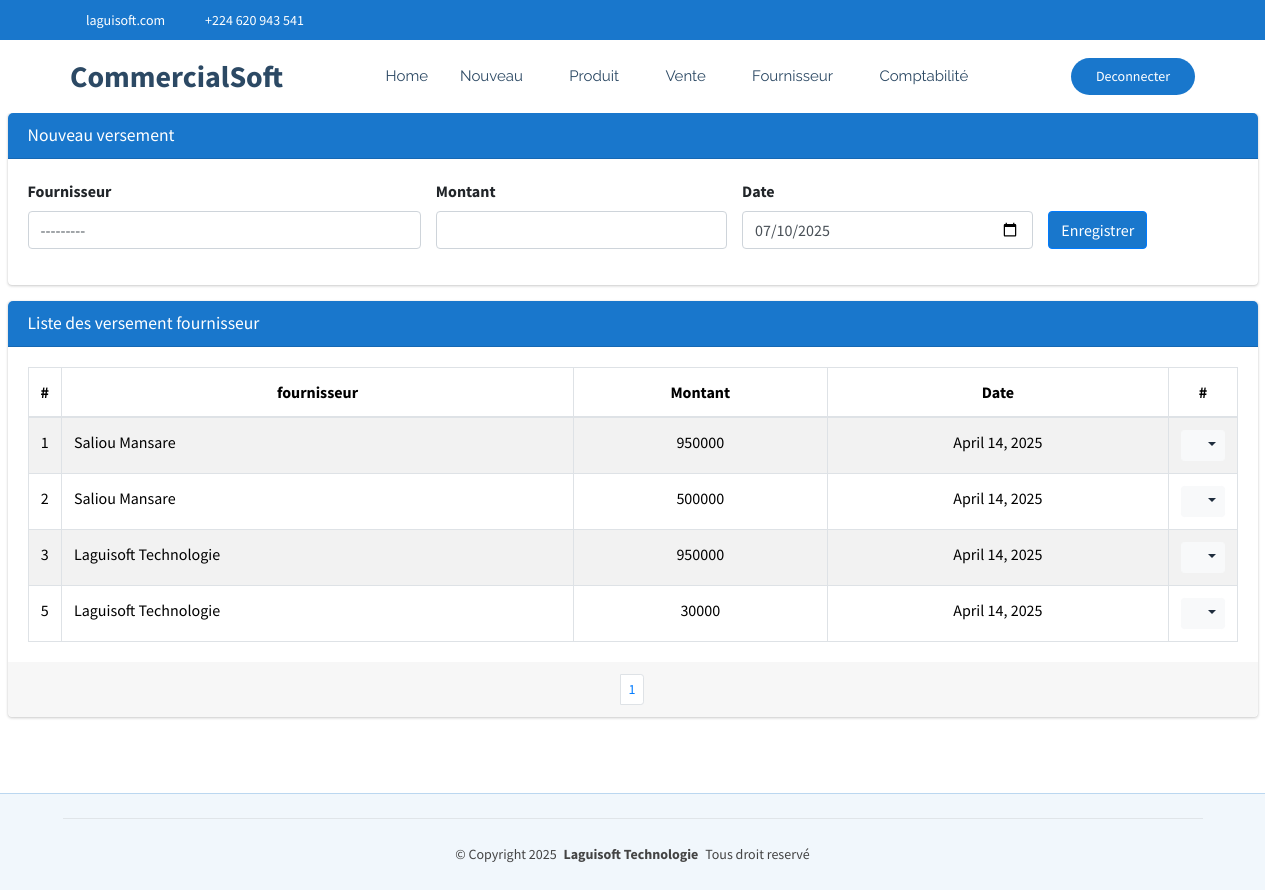
Before: /commerce/commerce/versementFournisseur (signed in) with the older database file.
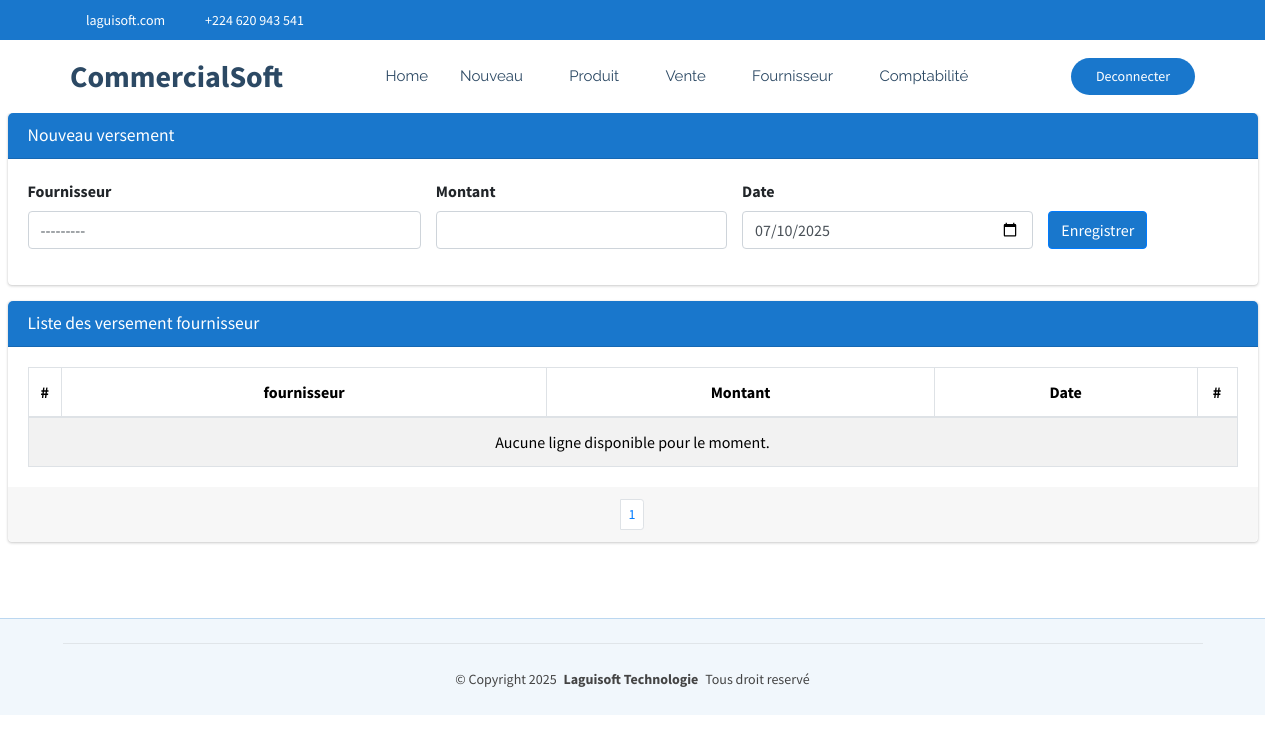
After: the same page with the newer database file.
### CommercialSoft/models.py (models this page shows)
class VersementFournisseur(models.Model):
    fournisseur=models.ForeignKey(Fournisseur, on_delete=models.CASCADE, related_name='versementFournisseur')
    montant=models.BigIntegerField()
    date=models.DateField(default=timezone.now)

class Fournisseur(models.Model):
    nom=models.CharField(max_length=30, unique=True)
    adresse=models.CharField(max_length=30)
    telephone=models.CharField(max_length=20)
    def __str__(self):
        return self.nom

### CommercialSoft/views.py (the view)
# urls.py: path('commerce/versementFournisseur', views.versementFournisseur_list_create,name="commerce_versementFournisseur"),
@login_required
def versementFournisseur_list_create(request):
    if request.method == "POST":
        form = VersementFournisseurForm(request.POST)
        if form.is_valid():
            form.save()  # Sauvegarder après modification
            messages.success(request, "Versement créée avec succès !")
            return redirect('commerce_versementFournisseur')
        else:
            messages.error(request, "Erreur lors de la création du versement.")
    else:
        form = VersementFournisseurForm()
    versementFournisseur = VersementFournisseur.objects.all().order_by('-date')
    paginator = Paginator(versementFournisseur, 15)
    page = request.GET.get('page')
    paginated_depense = paginator.get_page(page)
    return render(request, 'CommercialSoft/versementFournisseur.html', {'form': form,'listes': paginated_depense})

### CommercialSoft/forms.py
class VersementFournisseurForm(forms.ModelForm):
    class Meta:
        model = VersementFournisseur
        fields = ['fournisseur', 'montant', 'date']
        widgets = {
            'fournisseur': forms.Select(attrs={'class': 'form-control select2bs4', "id":"idFournisseur"}),
            'montant': forms.NumberInput(attrs={'class': 'form-control'}),
            'date': forms.DateInput(attrs={'class': 'form-control', 'type': 'date'}),
        }

### CommercialSoft/templates/CommercialSoft/versementFournisseur.html (shortened to what the changed rows need)
{% extends "CommercialSoft/starter-page.html" %}
{% load static %}
{% block css %}
    <link rel="stylesheet" href="{% static 'autre/plugins/fontawesome-free/css/all.min.css' %}">
    <link rel="stylesheet" href="https://code.ionicframework.com/ionicons/2.0.1/css/ionicons.min.css">
  <link rel="stylesheet" href="{% static 'autre/plugins/sweetalert2-theme-bootstrap-4/bootstrap-4.min.css' %}">
    <link rel="stylesheet" href="{% static 'autre/dist/css/adminlte.min.css' %}">
    <link rel="stylesheet" href="{% static 'autre/plugins/toastr/toastr.min.css' %}">
{% endblock %}
{% block corp %}
<section class="content pt-0">
  <div class="container-fluid">
    <div class="row">
      <div class="col-md-12">
        <div class="card card-primary">
            <div class="card-body">
              <table class="table table-bordered table-hover table-striped">
                <thead>
                  <tr>
                    <th style="width: 10px" class="text-center">#</th>
                    <th class="text-center">fournisseur</th>
                    <th class="text-center">Montant</th>
                    <th class="text-center">Date</th>
                    <th style="width: 40px" class="text-center">#</th>
                  </tr>
                </thead>
                <tbody>
                  {% if listes %}
                    {% for liste in listes %}
                      <tr>
                        <td class="text-center">{{liste.id}}</td>
                        <td>{{liste.fournisseur}}</td>
                        <td class="text-center">{{liste.montant}}</td>
                        <td class="text-center">{{liste.date}}</td>
                        <td class="text-center">
                          <div class="btn-group">
                            <button type="button" class="btn btn-sm btn-light dropdown-toggle" data-toggle="dropdown" aria-expanded="false">
                              <i class="fas fa-cogs"></i>
                            </button>
                          </div>
                        </td>
                      </tr>
                    {% endfor %}
                  {% else %}
                    <tr>
                      <td colspan="14" class="text-center">Aucune ligne disponible pour le moment.</td>
                    </tr>
                  {% endif %}
                </tbody>
              </table>
            </div>
            <div class="card-footer clearfix">
              <ul class="pagination pagination-sm m-0 justify-content-center">
                <li class="page-item">
                  {% for num in listes.paginator.page_range %}
                    {% if listes.number == num %}
                      <li class="page-item"><a class="page-link" href="">{{ num }}</a></li>
                    {% else %}
                      <li class="page-item"><a class="page-link" href="?page={{ num }}">{{ num }}</a></li>
                    {% endif %}
                  {% endfor %}
              </ul>
            </div>
          </div>
      </div>
    </div>
  </div>
</section>
  {% endblock %}

Changed rows visible on the page:
removed VersementFournisseur: id "1", fournisseur "Saliou Mansare", montant "950000", date "April 14, 2025"
removed VersementFournisseur: id "2", fournisseur "Saliou Mansare", montant "500000", date "April 14, 2025"
removed VersementFournisseur: id "3", fournisseur "Laguisoft Technologie", montant "950000", date "April 14, 2025"
removed VersementFournisseur: id "5", fournisseur "Laguisoft Technologie", montant "30000", date "April 14, 2025"
Other visible differences:
text now shown: "Aucune ligne disponible pour le moment."
